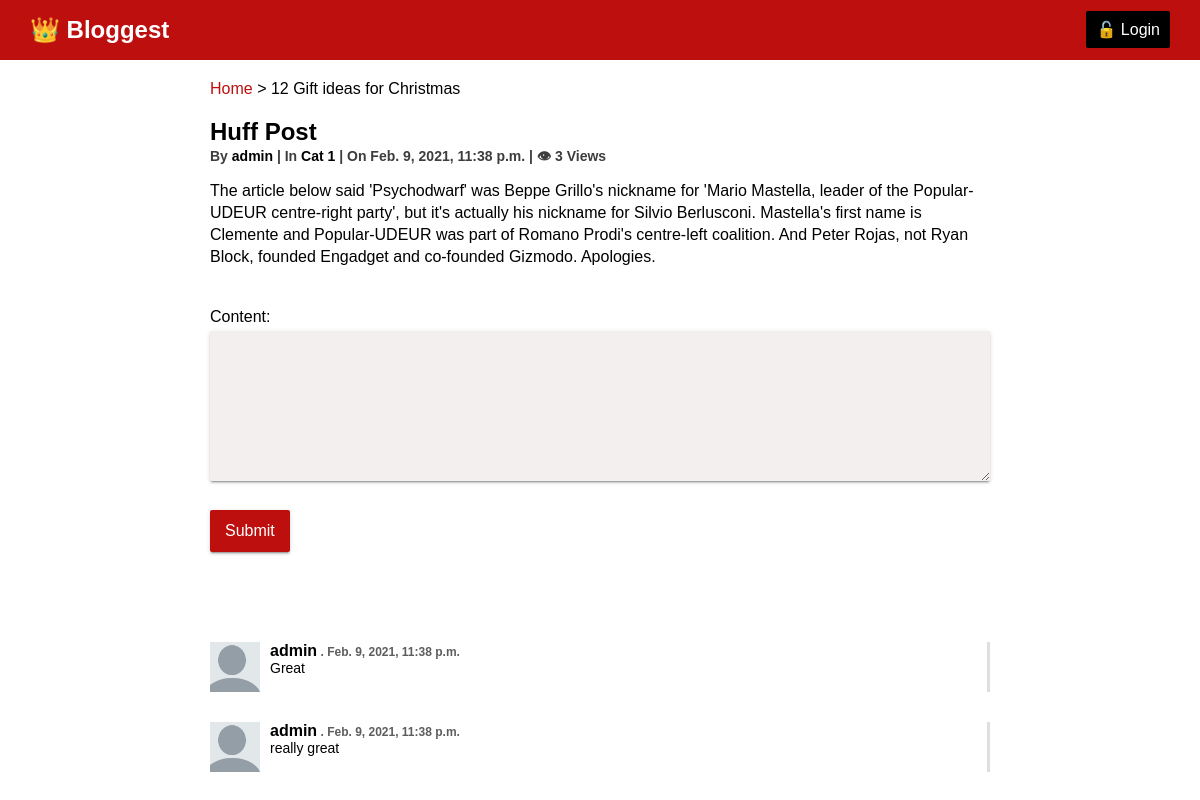
The app's page /post/1/ with its own data.
### blog/models.py (models this page shows, shortened)
class Post(models.Model):
    title = models.CharField(max_length=200)
    content = models.TextField()
    pub_date = models.DateTimeField(auto_now_add=True)
    view_count = models.PositiveIntegerField(default=0)
    author = models.ForeignKey(User, on_delete=models.CASCADE)
    category = models.ForeignKey(Category, on_delete=models.SET_NULL, null=True)

class Category(models.Model):
    name = models.CharField(max_length=100, unique=True)
    creator = models.ForeignKey(User, on_delete=models.SET_NULL, null=True)
    class Meta:
        verbose_name_plural = "Categories"
    def __str__(self):
        return self.name

class Comment(models.Model):
    content = models.TextField()
    by = models.ForeignKey(User, on_delete=models.CASCADE)
    post = models.ForeignKey(Post, on_delete=models.CASCADE)
    created_on = models.DateTimeField(auto_now_add=True)

### blog/views.py (the view, shortened to what this page needs)
# urls.py: url(r'^post/(?P<pk>[\d]+)/$', views.PostDetail.as_view(), name='post_detail'),
class PostDetail(View):
    def get(self, request, *args, **kwargs):
        view = PostDisplay.as_view()
        return view(request, *args, **kwargs)

### blog/views.py (called while the page is built)
    def get_context_data(self, **kwargs):
        context = super(PageContextMixin, self).get_context_data(**kwargs)
        context['page_title'] = self.page_title
        return context

    def get(self, request, *args, **kwargs):
        self.object = self.get_object()
        self.object.view_count += 1
        self.object.save()
        post = self.get_context_data(object=self.object)
        return render(request, 'blog/post_detail.html', post)

    def get_context_data(self, **kwargs):
        context = super(PostDisplay, self).get_context_data(**kwargs)
        context['comments'] = Comment.objects.filter(post=self.get_object())
        context['form'] = CommentForm
        return context

### blog/templates/blog/post_detail.html (shortened to what this page needs)
{% extends 'blog/base.html' %}
{% load static %}
{% block breadcrumb %}{{ block.super }} > 12 Gift ideas for Christmas{% endblock %}
{% block content %}
    <div class="blog-item">
        <h2>{{ post.title }}</h2>
        <div class="info">
            By <span><a href="#">{{ post.author }}</a></span> | In <span><a href="#">{{ post.category }}</a></span> | On <span>{{ post.pub_date }}</span> | &#x1f441 <span>{{ post.view_count }} Views</span>
        </div>
        <p>     {{ post.content }}      </p>
    </div>
    <div class="form">
        <form id="comment-form" action="" method="post" novalidate>
            {{ form.as_p }}
            <p><input type="submit" value="Submit"></p>
        </form>
    </div>
    <div class="comments-list">
        {% for cmt in comments %}
            <div class="comment">
                <img src="{% static 'blog/images/avatar.png' %}" alt="avatar">
                <div class="info">
                    <p>{{ cmt.by }}<span> . {{ cmt.created_on }}</span></p>
                    <p>{{ cmt.content }}</p>
                </div>
            </div>
        {% empty %}
            <div class="no-comment">
                <h3>There are no comments yet.</h3>
            </div>
        {% endfor %}
    </div>
{% endblock %}

### blog/static/blog/css/style.css (style rules this page uses)
:root { --primary: rgb(190, 15, 15); --primary-light: rgb(212, 47, 47); --secondary: #000; --light-dark: #3d3d3d; --lighter-dark: #5e5d5d; }
body { font-family: 'Montserrat', sans-serif; }
h2 { margin: 0; }
a { text-decoration: none; color: var(--secondary); }
nav > h2, p { margin: 0; }
.content-wrapper > div { grid-column: 2; max-width: 780px; margin: 20px 0; }
.blog-item .info { margin-bottom: 10px; font-size: 14px; font-weight: 600; color: var(--light-dark); }
.blog-item p { line-height: 22px; }
.comment { display: grid; grid-template-columns: 60px auto; margin: 30px 0; border-right: 3px solid #dfdfdf; }
.comment img { width: 100%; padding-right: 10px; }
.comment .info p:first-child { font-weight: 600; }
.comment .info p:last-child { font-size: 14px; }
.comment .info span { font-size: 12px; color: var(--lighter-dark); }
.form input, textarea, select { width: 100%; padding: 12px 15px; border-radius: 2px; border: none; margin: 5px 0 20px 0; font-size: 16px; background: #f3efef; box-shadow: 0 2px 2px 0 rgba(0,0,0,.14),0 3px 1px -2px rgba(0,0,0,.2),0 1px 5px 0 rgba(0,0,0,.12); }
.form textarea { height: 150px; }
.form input[type="submit"] { background: var(--primary); color: white; width: auto; }

### records on screen
Post: title "Huff Post", author "admin", category "Cat 1", pub_date "Feb. 9, 2021, 11:38 p.m.", view_count "3", content "The article below said 'Psychodwarf' was Beppe Grillo's nickname for 'Mario Mastella, leader of the Popular-UDEUR centre-right party', but it's actually his nickname for Silvio Berlusconi. Mastella's first name is Clemente and Popular-UDEUR was part of Romano Prodi's centre-left coalition. And Peter Rojas, not Ryan Block, founded Engadget and co-founded Gizmodo. Apologies."
Comment: by "admin", created_on "Feb. 9, 2021, 11:38 p.m.", content "Great"
Comment: by "admin", created_on "Feb. 9, 2021, 11:38 p.m.", content "really great"
